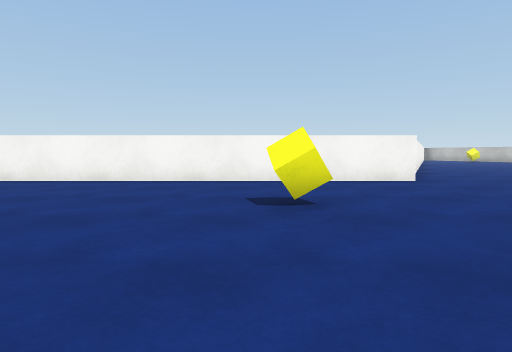
[1] (above)

24 first-person views from a walk through a 3-D level made in the Unity game engine. The camera is 0.62 m above the floor, tilts 4° down and sees 75° across. The floor is counted in squares, 1 m on a side. Each view is taken from the middle of a square. On the plan, view 1 faces up. The plan holds only what a view shows up to about 10 squares ahead; the rest is blank. The place goes on beyond the plan. The player is left out. Surface patterns are stand-ins for the level's own textures.

[2]
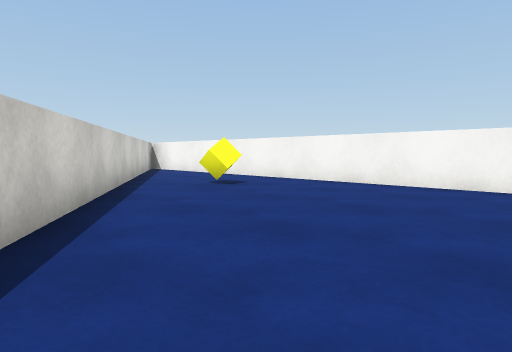

[3]
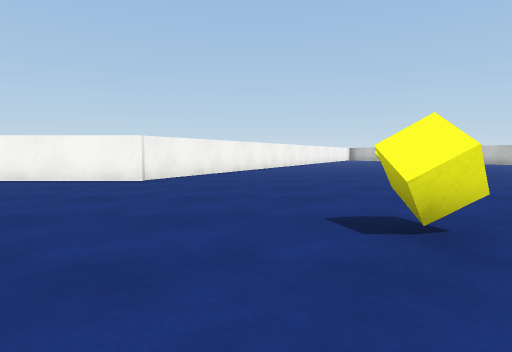

[4]
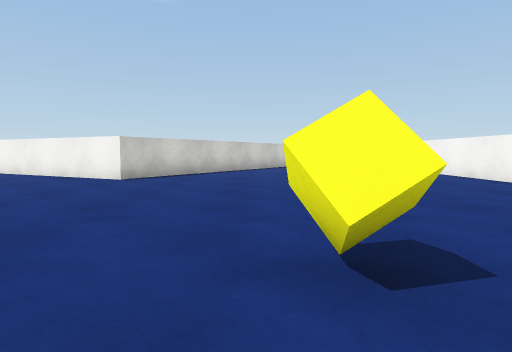

[5]
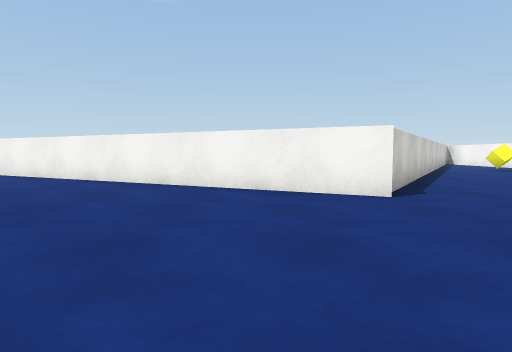

[6]
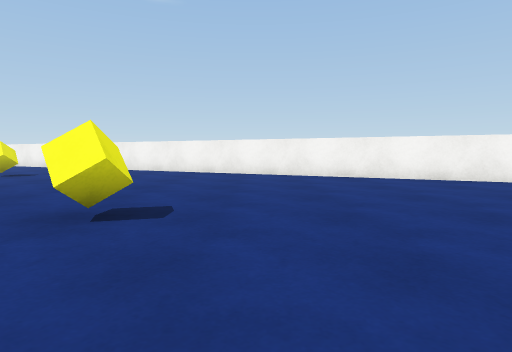

[7]
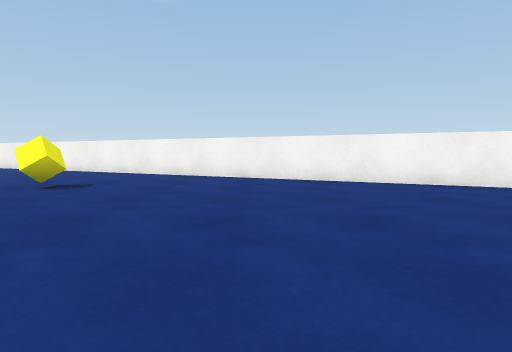

[8]
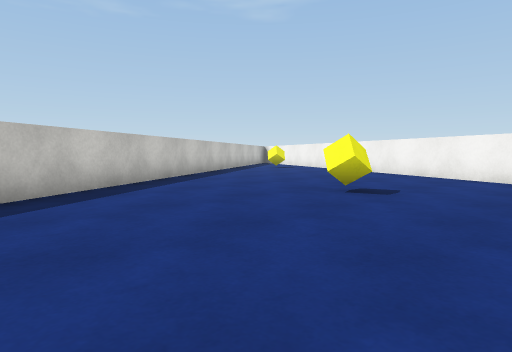

[9]
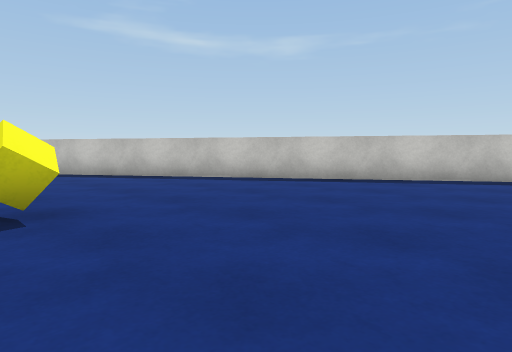

[10]
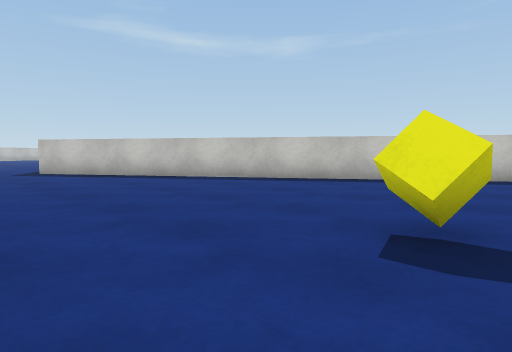

[11]
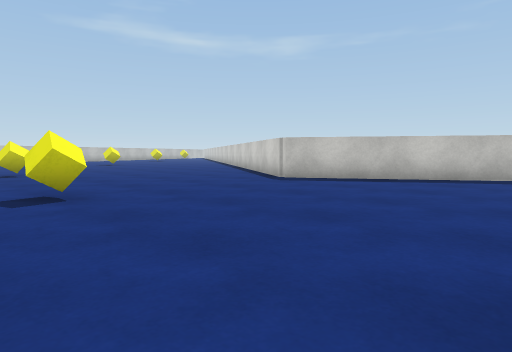

[12]
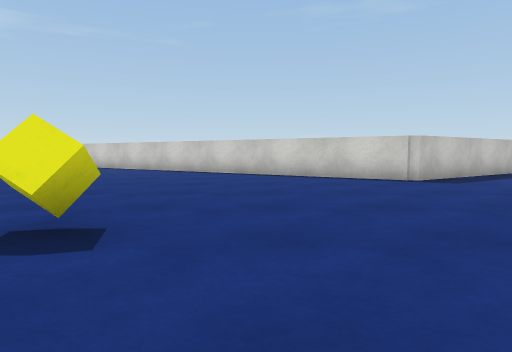

[13]
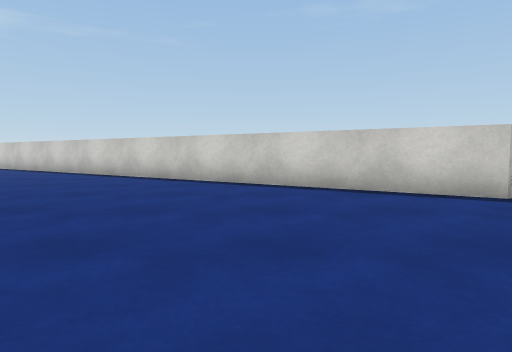

[14]
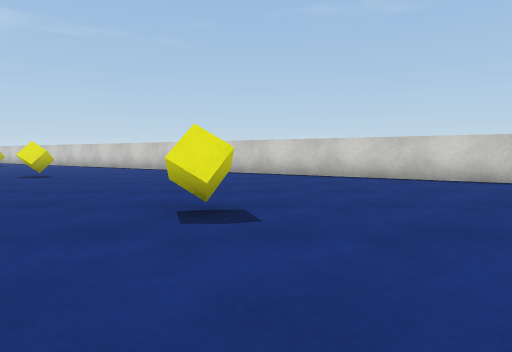

[15]
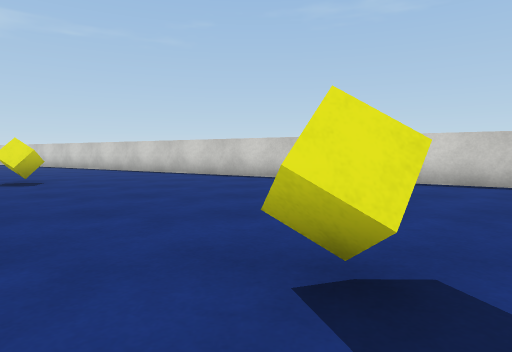

[16]
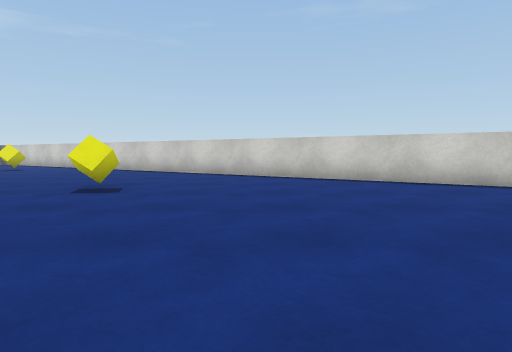

[17]
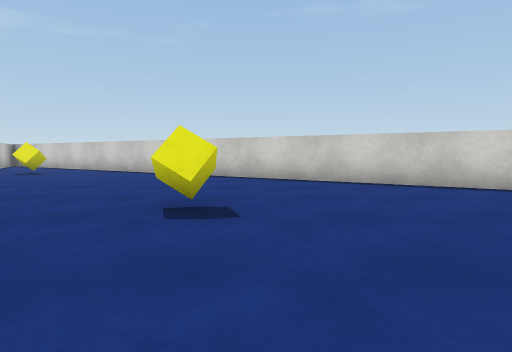

[18]
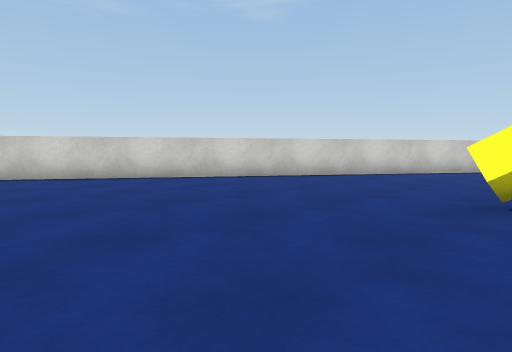

[19]
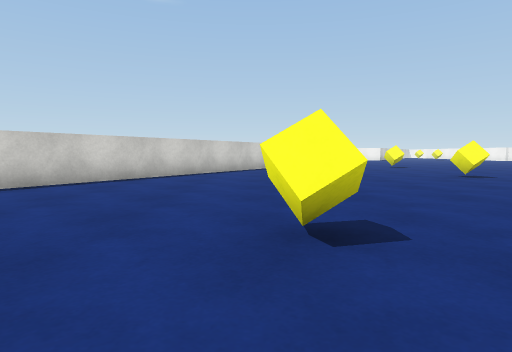

[20]
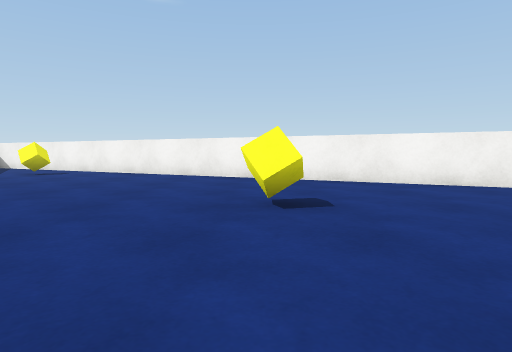

[21]
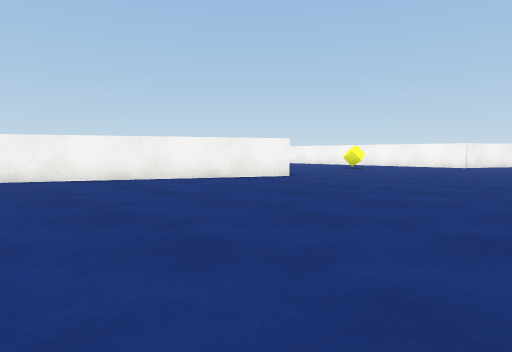

[22]
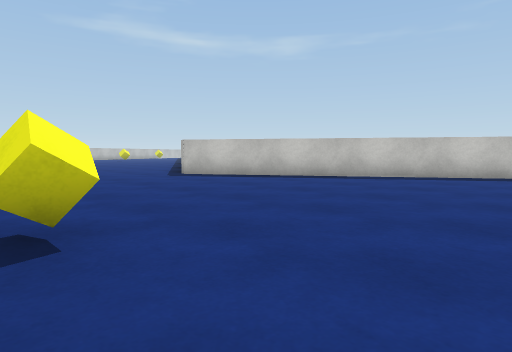

[23]
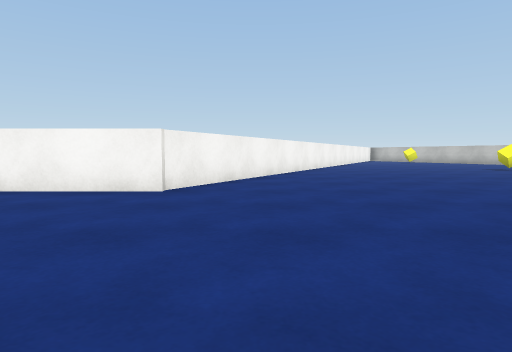

[24]
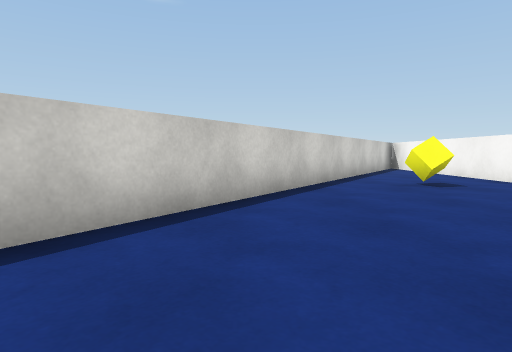

### Floor plan
Points are (right, up) in squares from view 1. A wall is a line through its corners. A room is listed if a view was taken in it or the views show most of it. See-through windows are left out.
Room 1 (views 1, 2, 3, 4, 5, 6, 7, 8, 9, 10, 11, 12, 13, 14, 15, 16, 17, 18, 19, 20, 21, 22, 23, 24)
walls: (1.4, -1.1) (-7.9, -19.5); (4.5, 9.5) (3.4, 7.3) (-8.5, 7.3); (0, -19.5) (14.4, -10.4) (28.9, -19.5); (-8.4, 5) (1.1, -1)
objects: yellow cube (-5, 5); yellow cube (-2, -16); yellow cube (0, 4); yellow cube (4, -11); yellow cube (7, 3); yellow cube (9, -6); yellow cube (14, -5); yellow cube (20, -6); yellow cube (26, -11); yellow cube (31, -16)

Where each view was taken, in squares from view 1:
view 1: 0 up, 0 right, facing up
view 2: 1 up, 0 right, facing up-left
view 3: 0 up, 6 right, facing up
view 4: 2 up, 9 right, facing left
view 5: 3 down, 6 right, facing left
view 6: 9 down, 7 right, facing left
view 7: 12 down, 4 right, facing left
view 8: 13 down, 3 right, facing down-left
view 9: 10 down, 0 right, facing down-right
view 10: 8 down, 3 right, facing down-right
view 11: 4 down, 9 right, facing down-right
view 12: 3 down, 18 right, facing down
view 13: 6 down, 18 right, facing down
view 14: 7 down, 25 right, facing down
view 15: 9 down, 26 right, facing down
view 16: 10 down, 28 right, facing down
view 17: 12 down, 30 right, facing down
view 18: 10 down, 30 right, facing down-left
view 19: 11 down, 28 right, facing left
view 20: 16 down, 2 right, facing left
view 21: 8 down, 7 right, facing up-left
view 22: 5 down, 6 right, facing down-right
view 23: 2 up, 5 right, facing up
view 24: 2 up, 1 right, facing left
